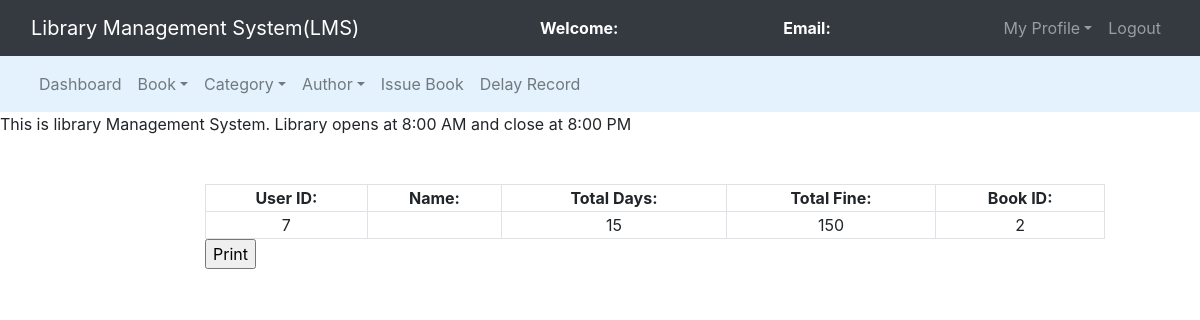
Page /admin/delay_display.php on the committed database.
### tables this page shows
CREATE TABLE `delay` (
  `issue_id` int(11) NOT NULL,
  `name` varchar(50) NOT NULL,
  `total_days` int(11) NOT NULL,
  `total_fine` int(11) NOT NULL,
  `book_id` int(11) NOT NULL
);

### admin/delay_display.php (the view, shortened to what this page needs)
<?php
	$connection = mysqli_connect("localhost","root","");
	$query = "select * from delay";
?>
<!DOCTYPE html>
<html>
<head>
	<link rel="stylesheet" type="text/css" href="../bootstrap-4.4.1/css/bootstrap.min.css">
</head>
<body>
	<nav class="navbar navbar-expand-lg navbar-dark bg-dark">
		<div class="container-fluid">
			<div class="navbar-header">
				<a class="navbar-brand" href="index.php">Library Management System(LMS)</a>
			</div>
			<font style="color: white"><span><strong>Welcome: <?php echo $_SESSION['name'];?></strong></span></font>
			<font style="color: white"><span><strong>Email: <?php echo $_SESSION['email'];?></strong></span></font>
			<ul class="nav navbar-nav navbar-right">
				<li class="nav-item dropdown">
					<a class="nav-link dropdown-toggle" data-toggle="dropdown">My Profile</a>
				</li>
				<li class="nav-item"><a class="nav-link" href="../logout.php">Logout</a></li>
			</ul>
		</div>
	</nav>
<nav class="navbar navbar-expand-lg navbar-light" style="background-color: #e3f2fd">
	<div class="container-fluid">
		<ul class="nav navbar-nav navbar-center">
			<li class="nav-item">
				<a href="admin_dashboard.php" class="nav-link">Dashboard</a>
			</li>
			<li class="nav-item dropdown">
				<a class="nav-link dropdown-toggle" data-toggle="dropdown">Book</a>
			</li>
			<li class="nav-item dropdown">
				<a class="nav-link dropdown-toggle" data-toggle="dropdown">Category</a>
			</li>
			<li class="nav-item dropdown">
				<a class="nav-link dropdown-toggle" data-toggle="dropdown">Author</a>
			</li>
			<li class="nav-item">
				<a href="issue_book.php" class="nav-link">Issue Book</a>
			</li>
			<li class="nav-item">
				<a href="delay_display.php" class="nav-link">Delay Record</a>
			</li>
		</ul>
	</div>
</nav>
<span><marquee>This is library Management System. Library opens at 8:00 AM and close at 8:00 PM</marquee></span><br><br>
<div class="row">
	<div class="col-md-2"></div>
	<div class="col-md-8">
		<form id="PrintTable">
			<table class="table-bordered" width="900px" style="text-align: center">
				<tr>
					<th>User ID:</th>
					<th>Name:</th>
					<th>Total Days:</th>
					<th>Total Fine:</th>
					<th>Book ID:</th>
				</tr>
				<?php
					$query_run = mysqli_query($connection,$query);
					while($row = mysqli_fetch_assoc($query_run)){
						$issue_id = $row['issue_id'];
						$name = $row['name'];
						$total_days = $row['total_days'];
						$total_fine = $row['total_fine'];
						$book_id = $row['book_id'];
				?>
						<tr>
							<td><?php echo $issue_id;?></td>
							<td><?php echo $name;?></td>
							<td><?php echo $total_days;?></td>
							<td><?php echo $total_fine;?></td>
							<td><?php echo $book_id;?></td>
						</tr>
						<?php
					}
				?>
			</table>
		</form>
		<input type="button" value="Print" onclick="printFunction()">
</div>
</body>
</html>

### rows in the picture
delay: issue_id "7", total_days "15", total_fine "150", book "2"
